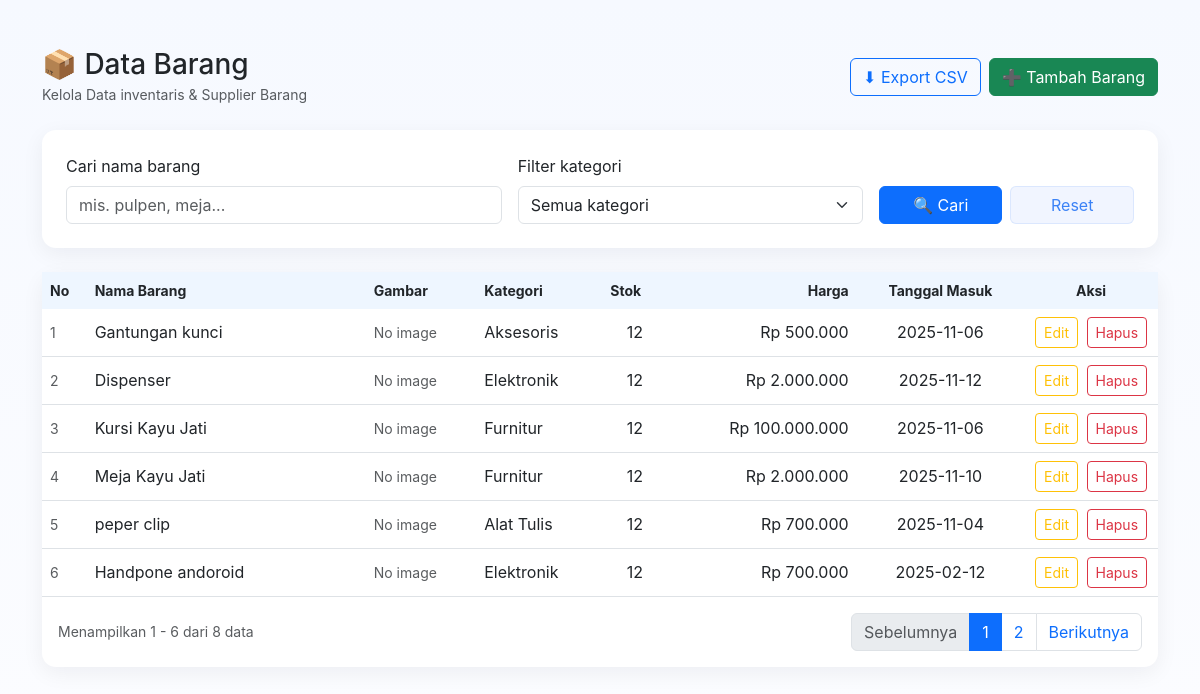
The page / on the database its author committed.
### tables this page shows
CREATE TABLE `barang` (
  `id_barang` int(60) NOT NULL,
  `nama_barang` varchar(150) NOT NULL,
  `id_kategori` int(120) NOT NULL,
  `stok` int(110) NOT NULL,
  `harga_barang` decimal(15,2) NOT NULL,
  `tanggal_masuk` date NOT NULL,
  `gambar` varchar(150) NOT NULL
);

CREATE TABLE `kategori` (
  `id_kategori` int(120) NOT NULL,
  `nama_kategori` varchar(150) NOT NULL
);

### index.php (the view, shortened to what this page needs)
<?php
include 'koneksi.php';
$uploadDir = __DIR__. '/uploads';
function e($v){ return htmlspecialchars($v ?? '', ENT_QUOTES); }
$perPage = 6;
$page = isset($_GET['page']) ? max(1, (int)$_GET['page']) : 1;
$keyword = trim($_GET['keyword'] ?? '');
$where = " WHERE 1=1 ";
$params = [];
$countSql = "SELECT COUNT(*) FROM barang b LEFT JOIN kategori k ON b.id_kategori = k.id_kategori " . $where;
$countStmt = $pdo->prepare($countSql);
$countStmt->execute($params);
$total = (int)$countStmt->fetchColumn();
$totalPages = max(1,(int)ceil($total/$perPage));
$offset = ($page-1)*$perPage;
$sql = "SELECT b.id_barang, b.nama_barang, b.id_kategori, b.stok, b.harga_barang, b.tanggal_masuk, b.gambar, k.nama_kategori
        FROM barang b
        LEFT JOIN kategori k ON b.id_kategori = k.id_kategori
        ".$where." ORDER BY b.id_barang DESC LIMIT ? OFFSET ?";
$stmt = $pdo->prepare($sql);
$bindIndex = 1;
$stmt->bindValue($bindIndex++, (int)$perPage, PDO::PARAM_INT);
$stmt->bindValue($bindIndex++, (int)$offset, PDO::PARAM_INT);
$stmt->execute();
$barangList = $stmt->fetchAll(PDO::FETCH_ASSOC);
?>
<!doctype html>
<html lang="id">
<head>
<link href="https://cdn.jsdelivr.net/npm/bootstrap@5.3.0/dist/css/bootstrap.min.css" rel="stylesheet">
</head>
<body>
<div class="container py-5">
  <div class="d-flex justify-content-between align-items-center mb-4">
    <div>
      <h3 class="mb-0">📦 Data Barang</h3>
      <small class="text-muted">Kelola Data inventaris & Supplier Barang</small>
    </div>
    <div class="d-flex gap-2">
      <a class="btn btn-outline-primary" href="index.php?export=csv">⬇ Export CSV</a>
      <a class="btn btn-success" href="tambah.php">➕ Tambah Barang</a>
    </div>
  </div>
  <div class="card custom p-4 mb-4">
    <form class="row g-3 align-items-end" method="get">
      <div class="col-md-5">
        <label class="form-label">Cari nama barang</label>
        <input type="text" name="keyword" class="form-control" placeholder="mis. pulpen, meja..." value="<?= e($keyword) ?>">
      </div>
      <div class="col-md-4">
        <label class="form-label">Filter kategori</label>
        <select name="kategori" class="form-select">
          <option value="">Semua kategori</option>
        </select>
      </div>
      <div class="col-md-3 d-flex gap-2">
        <button type="submit" class="btn btn-primary w-100">🔍 Cari</button>
        <a href="index.php" class="btn btn-soft w-100">Reset</a>
      </div>
    </form>
  </div>
  <div class="card custom">
    <div class="card-body p-0">
      <div class="table-responsive">
        <table class="table align-middle mb-0">
          <thead>
            <tr class="text-muted small">
              <th style="width:4%">No</th>
              <th>Nama Barang</th>
              <th>Gambar</th>
              <th>Kategori</th>
              <th>Stok</th>
              <th class="text-end">Harga</th>
              <th class="text-center">Tanggal Masuk</th>
              <th class="text-center" style="width:12%">Aksi</th>
            </tr>
          </thead>
          <tbody>
            <?php if ($barangList): $no=$offset+1; ?>
              <?php foreach($barangList as $row): ?>
                <tr>
                  <td class="small text-muted"><?= $no++ ?></td>
                  <td style="min-width:200px"><?= e($row['nama_barang']) ?></td>
                  <td>
                    <?php if(!empty($row['gambar']) && is_file($uploadDir.'/'.$row['gambar'])): ?>
                      <img src="uploads/<?= e($row['gambar']) ?>" class="thumb" alt="">
                    <?php else: ?>
                      <div class="text-muted small">No image</div>
                    <?php endif; ?>
                  </td>
                  <td><?= e($row['nama_kategori']??'-') ?></td>
                  <td class="text-center"><?= e($row['stok']) ?></td>
                  <td class="text-end">Rp <?= number_format($row['harga_barang']??0,0,',','.') ?></td>
                  <td class="text-center"><?= e($row['tanggal_masuk']) ?></td>
                  <td class="text-center">
                    <a href="edit.php?id=<?= e($row['id_barang']) ?>" class="btn btn-sm btn-outline-warning me-1">Edit</a>
                    <button class="btn btn-sm btn-outline-danger" data-bs-toggle="modal" data-bs-target="#modalDelete<?= $row['id_barang'] ?>">Hapus</button>
                  </td>
                </tr>
              <?php endforeach; ?>
            <?php else: ?>
              <tr><td colspan="8" class="text-center text-muted py-4">Belum ada data barang.</td></tr>
            <?php endif; ?>
          </tbody>
        </table>
      </div>
      <div class="d-flex justify-content-between align-items-center p-3">
        <div class="text-muted small">Menampilkan <?= ($total>0?($offset+1):0) ?> - <?= min($offset+$perPage,$total) ?> dari <?= $total ?> data</div>
        <div>
          <ul class="pagination mb-0">
            <?php
            $queryBase = $_GET;
            unset($queryBase['export']);
            ?>
            <li class="page-item <?= ($page<=1)?'disabled':'' ?>">
              <?php $queryBase['page']=$page-1; ?>
              <a class="page-link" href="index.php?<?= http_build_query($queryBase) ?>">Sebelumnya</a>
            </li>
            <?php for($i=1;$i<=$totalPages;$i++): ?>
              <?php $queryBase['page']=$i; ?>
              <li class="page-item <?= ($i==$page)?'active':'' ?>"><a class="page-link" href="index.php?<?= http_build_query($queryBase) ?>"><?= $i ?></a></li>
            <?php endfor; ?>
            <li class="page-item <?= ($page>=$totalPages)?'disabled':'' ?>">
              <?php $queryBase['page']=$page+1; ?>
              <a class="page-link" href="index.php?<?= http_build_query($queryBase) ?>">Berikutnya</a>
            </li>
          </ul>
        </div>
      </div>
    </div>
  </div>
</div>
</body>
</html>

### index.php (style rules this page uses)
:root { --soft-blue:#eef6ff; --accent:#3b82f6; }
body { background:linear-gradient(180deg,#f6f9ff 0%,#fbfcff 100%); font-family:Inter,system-ui,-apple-system,Segoe UI,Roboto,"Helvetica Neue",Arial; }
.card.custom { border-radius:14px; box-shadow:0 6px 22px rgba(15,23,42,0.06); border:none; }
.table thead th { background: var(--soft-blue); border-bottom:none; }
.btn-soft { background:#f1f5ff; color:var(--accent); border:1px solid rgba(59,130,246,0.12); }

### rows shown on the page
barang: nama_barang "Gantungan kunci", shows "No image", id_kategori.nama_kategori "Aksesoris", stok "12", harga_barang "500.000", tanggal_masuk "2025-11-06"
barang: nama_barang "Dispenser", shows "No image", id_kategori.nama_kategori "Elektronik", stok "12", harga_barang "2.000.000", tanggal_masuk "2025-11-12"
barang: nama_barang "Kursi Kayu Jati", shows "No image", id_kategori.nama_kategori "Furnitur", stok "12", harga_barang "100.000.000", tanggal_masuk "2025-11-06"
barang: nama_barang "Meja Kayu Jati", shows "No image", id_kategori.nama_kategori "Furnitur", stok "12", harga_barang "2.000.000", tanggal_masuk "2025-11-10"
barang: nama_barang "peper clip", shows "No image", id_kategori.nama_kategori "Alat Tulis", stok "12", harga_barang "700.000", tanggal_masuk "2025-11-04"
barang: nama_barang "Handpone andoroid", shows "No image", id_kategori.nama_kategori "Elektronik", stok "12", harga_barang "700.000", tanggal_masuk "2025-02-12"

### other values the page prints
$offset+1 "1"
min($offset+$perPage,$total) "6"
$total "8"
